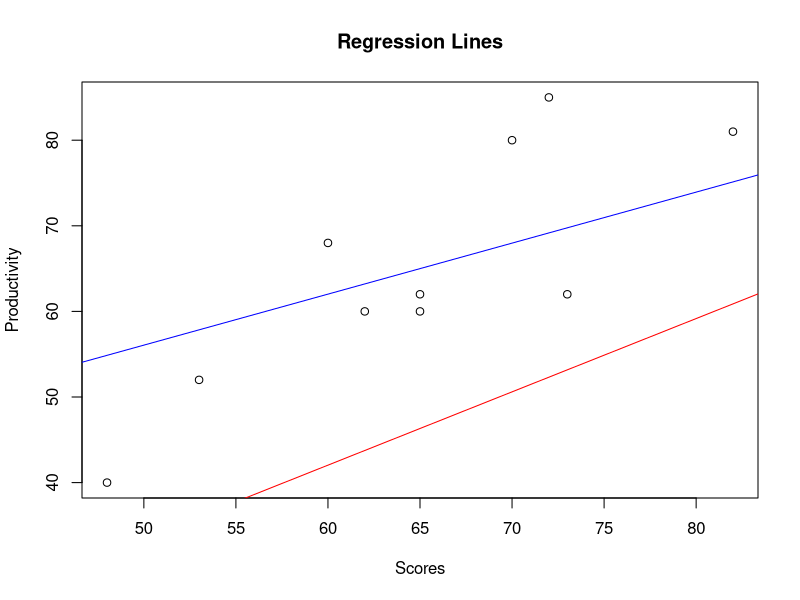

Source code (R):
# Define the data
scores <- c(60, 62, 65, 70, 72, 48, 53, 73, 65, 82)
productivity <- c(68, 60, 62, 80, 85, 40, 52, 62, 60, 81)

# Calculate the correlation coefficient
correlation <- cor(scores, productivity)
print(paste("Correlation coefficient: ", correlation))

# Fit linear regression models
model1 <- lm(scores ~ productivity)
print(model1);
model2 <- lm(productivity ~ scores)
print(model2);

# Calculate the slope and intercept for the second model in the scores vs. productivity space
intercept2 <- coef(model2)[1] / coef(model2)[2]
slope2 <- 1 / coef(model2)[2]

# Plot the regression lines
plot(scores, productivity, main="Regression Lines", xlab="Scores", ylab="Productivity")
abline(model1, col="blue")
abline(intercept2, slope2, col="red") # use the calculated intercept and slope

# Estimate the productivity corresponding to the score of 50
predicted_productivity <- predict(model2, newdata=data.frame(scores=50))
print(paste("Estimated productivity for score 50: ", predicted_productivity))